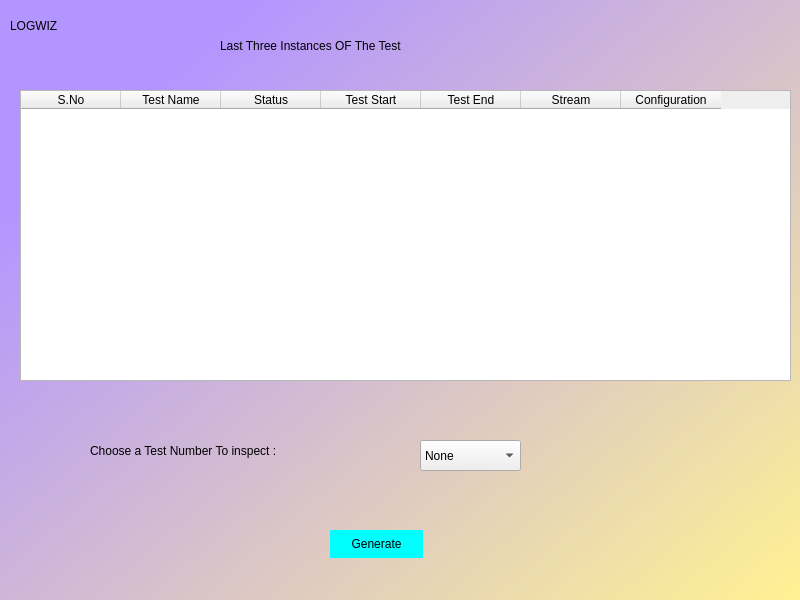
<?xml version="1.0" encoding="UTF-8"?>
<ui version="4.0">
 <class>Dialog</class>
 <widget class="QDialog" name="Dialog">
  <property name="geometry">
   <rect>
    <x>0</x>
    <y>0</y>
    <width>800</width>
    <height>600</height>
   </rect>
  </property>
  <property name="windowTitle">
   <string>Dialog</string>
  </property>
  <widget class="QWidget" name="widget" native="true">
   <property name="geometry">
    <rect>
     <x>0</x>
     <y>0</y>
     <width>801</width>
     <height>601</height>
    </rect>
   </property>
   <property name="styleSheet">
    <string notr="true">QWidget#widget{background-color:qlineargradient(spread:pad, x1:0.12, y1:0.233455, x2:1, y2:1, stop:0 rgba(179, 149, 255, 255), stop:1 rgba(255, 242, 146, 255));}
</string>
   </property>
   <widget class="QTableWidget" name="tableWidget">
    <property name="geometry">
     <rect>
      <x>20</x>
      <y>90</y>
      <width>771</width>
      <height>291</height>
     </rect>
    </property>
    <column>
     <property name="text">
      <string>S.No</string>
     </property>
    </column>
    <column>
     <property name="text">
      <string>Test Name</string>
     </property>
    </column>
    <column>
     <property name="text">
      <string>Status</string>
     </property>
    </column>
    <column>
     <property name="text">
      <string>Test Start</string>
     </property>
    </column>
    <column>
     <property name="text">
      <string>Test End</string>
     </property>
    </column>
    <column>
     <property name="text">
      <string>Stream</string>
     </property>
    </column>
    <column>
     <property name="text">
      <string>Configuration</string>
     </property>
    </column>
   </widget>
   <widget class="QLabel" name="label">
    <property name="geometry">
     <rect>
      <x>220</x>
      <y>30</y>
      <width>481</width>
      <height>31</height>
     </rect>
    </property>
    <property name="styleSheet">
     <string notr="true">font: 75 16pt &quot;Arial&quot;;</string>
    </property>
    <property name="text">
     <string>Last Three Instances OF The Test</string>
    </property>
   </widget>
   <widget class="QLabel" name="label_2">
    <property name="geometry">
     <rect>
      <x>90</x>
      <y>430</y>
      <width>311</width>
      <height>41</height>
     </rect>
    </property>
    <property name="styleSheet">
     <string notr="true">font: 12pt &quot;MS Shell Dlg 2&quot;;</string>
    </property>
    <property name="text">
     <string>Choose a Test Number To inspect :</string>
    </property>
   </widget>
   <widget class="QComboBox" name="comboBox">
    <property name="geometry">
     <rect>
      <x>420</x>
      <y>440</y>
      <width>101</width>
      <height>31</height>
     </rect>
    </property>
    <item>
     <property name="text">
      <string>None</string>
     </property>
    </item>
    <item>
     <property name="text">
      <string>#1</string>
     </property>
    </item>
    <item>
     <property name="text">
      <string>#2</string>
     </property>
    </item>
    <item>
     <property name="text">
      <string>#3</string>
     </property>
    </item>
   </widget>
   <widget class="QLabel" name="label_6">
    <property name="geometry">
     <rect>
      <x>10</x>
      <y>10</y>
      <width>101</width>
      <height>31</height>
     </rect>
    </property>
    <property name="styleSheet">
     <string notr="true">font: 75 10pt &quot;Arial&quot;;</string>
    </property>
    <property name="text">
     <string>LOGWIZ</string>
    </property>
   </widget>
   <widget class="QPushButton" name="pushButton">
    <property name="geometry">
     <rect>
      <x>330</x>
      <y>530</y>
      <width>93</width>
      <height>28</height>
     </rect>
    </property>
    <property name="styleSheet">
     <string notr="true">border-radius:20px;
background-color:rgb(0, 255, 255);</string>
    </property>
    <property name="text">
     <string>Generate</string>
    </property>
   </widget>
   <widget class="QLabel" name="errmsg">
    <property name="geometry">
     <rect>
      <x>480</x>
      <y>490</y>
      <width>231</width>
      <height>41</height>
     </rect>
    </property>
    <property name="styleSheet">
     <string notr="true">font:12pt&quot;MS Shell Dig 2&quot;;color:red;</string>
    </property>
    <property name="text">
     <string/>
    </property>
   </widget>
  </widget>
 </widget>
 <resources/>
 <connections/>
</ui>
